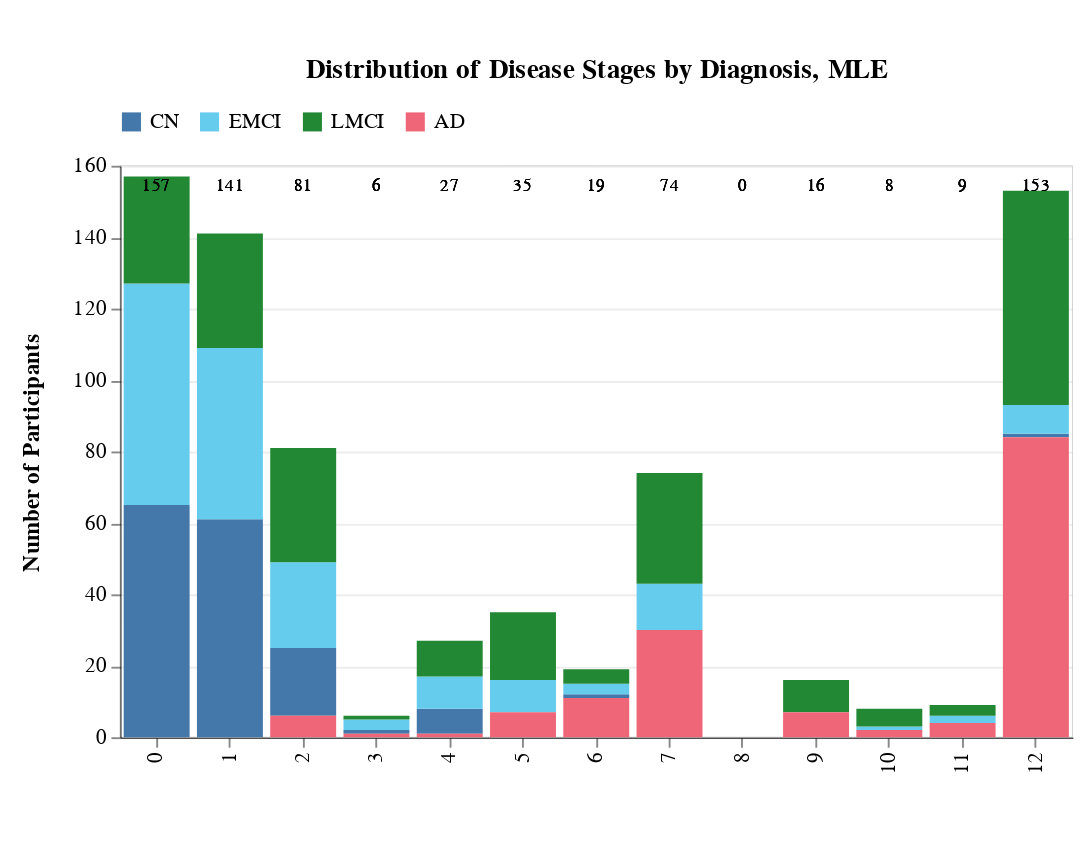

Source (notebook cell):
### Markdown cell above
## MLE

### Code cell
mle_stages, ml_stages_plot, mle_runtime = get_ml_stages_and_plot('mle')
ml_stages_plot

### Figure 1 — Vega-Lite specification as saved in the notebook (floating-point values rounded to 4 significant figures)
{"config": {"view": {"continuousWidth": 300, "continuousHeight": 300, "stroke": "lightgray", "strokeWidth": 0.5}, "axis": {"domain": true, "domainColor": "black", "domainWidth": 0.5, "grid": true, "gridColor": "lightgray", "gridOpacity": 0.3, "labelColor": "black", "labelFont": "Arial", "titleColor": "black", "titleFont": "Arial"}}, "layer": [{"mark": {"type": "bar"}, "encoding": {"color": {"field": "Diagnosis", "legend": {"columns": 4, "direction": "horizontal", "labelFontSize": 11, "orient": "top", "symbolSize": 100, "title": null}, "scale": {"domain": ["CN", "EMCI", "LMCI", "AD"], "range": ["#4477AA", "#66CCEE", "#228833", "#EE6677"]}, "type": "nominal"}, "order": {"field": "Diagnosis", "sort": "ascending", "type": "nominal"}, "tooltip": [{"field": "Stage", "title": "Stage", "type": "ordinal"}, {"field": "Diagnosis", "title": "Diagnosis", "type": "nominal"}, {"field": "Count", "title": "Count", "type": "quantitative"}, {"field": "Percentage", "format": ".1%", "title": "Percentage", "type": "quantitative"}], "x": {"axis": {"grid": false, "labelFontSize": 11, "titleFont": "Arial", "titleFontSize": 12, "titlePadding": 15}, "field": "Stage", "title": "", "type": "ordinal"}, "y": {"axis": {"grid": true, "gridOpacity": 0.4, "labelFontSize": 11, "titleFont": "Arial", "titleFontSize": 12, "titlePadding": 15}, "field": "Count", "title": "Number of Participants", "type": "quantitative"}}, "title": {"text": "Distribution of Disease Stages by Diagnosis, MLE", "anchor": "middle", "fontSize": 14, "dy": -10}}, {"mark": {"type": "text", "align": "center", "baseline": "bottom", "dy": -5, "fontSize": 9}, "encoding": {"text": {"field": "Total", "format": ",d", "type": "quantitative"}, "tooltip": [{"field": "Stage", "title": "Stage", "type": "ordinal"}, {"field": "Total", "format": ",d", "title": "Total Sample Size", "type": "quantitative"}], "x": {"field": "Stage", "type": "ordinal"}, "y": {"value": 20}}, "title": {"text": "Distribution of Disease Stages by Diagnosis, MLE", "anchor": "middle", "fontSize": 14, "dy": -10}}], "data": {"name": "data-d7887966ca459349e274282198df0cf7"}, "height": 300, "padding": {"left": 10, "top": 30, "right": 10, "bottom": 40}, "width": 500, "$schema": "https://vega.github.io/schema/vega-lite/v5.20.1.json", "datasets": {"data-d7887966ca459349e274282198df0cf7": [{"Stage": 0, "Diagnosis": "CN", "Count": 65, "Total": 157, "Percentage": 0.414}, {"Stage": 0, "Diagnosis": "EMCI", "Count": 62, "Total": 157, "Percentage": 0.3949}, {"Stage": 0, "Diagnosis": "LMCI", "Count": 30, "Total": 157, "Percentage": 0.1911}, {"Stage": 0, "Diagnosis": "AD", "Count": 0, "Total": 157, "Percentage": 0.0}, {"Stage": 1, "Diagnosis": "CN", "Count": 61, "Total": 141, "Percentage": 0.4326}, {"Stage": 1, "Diagnosis": "EMCI", "Count": 48, "Total": 141, "Percentage": 0.3404}, {"Stage": 1, "Diagnosis": "LMCI", "Count": 32, "Total": 141, "Percentage": 0.227}, {"Stage": 1, "Diagnosis": "AD", "Count": 0, "Total": 141, "Percentage": 0.0}, {"Stage": 2, "Diagnosis": "CN", "Count": 19, "Total": 81, "Percentage": 0.2346}, {"Stage": 2, "Diagnosis": "EMCI", "Count": 24, "Total": 81, "Percentage": 0.2963}, {"Stage": 2, "Diagnosis": "LMCI", "Count": 32, "Total": 81, "Percentage": 0.3951}, {"Stage": 2, "Diagnosis": "AD", "Count": 6, "Total": 81, "Percentage": 0.07407}, {"Stage": 3, "Diagnosis": "CN", "Count": 1, "Total": 6, "Percentage": 0.1667}, {"Stage": 3, "Diagnosis": "EMCI", "Count": 3, "Total": 6, "Percentage": 0.5}, {"Stage": 3, "Diagnosis": "LMCI", "Count": 1, "Total": 6, "Percentage": 0.1667}, {"Stage": 3, "Diagnosis": "AD", "Count": 1, "Total": 6, "Percentage": 0.1667}, {"Stage": 4, "Diagnosis": "CN", "Count": 7, "Total": 27, "Percentage": 0.2593}, {"Stage": 4, "Diagnosis": "EMCI", "Count": 9, "Total": 27, "Percentage": 0.3333}, {"Stage": 4, "Diagnosis": "LMCI", "Count": 10, "Total": 27, "Percentage": 0.3704}, {"Stage": 4, "Diagnosis": "AD", "Count": 1, "Total": 27, "Percentage": 0.03704}, {"Stage": 5, "Diagnosis": "CN", "Count": 0, "Total": 35, "Percentage": 0.0}, {"Stage": 5, "Diagnosis": "EMCI", "Count": 9, "Total": 35, "Percentage": 0.2571}, {"Stage": 5, "Diagnosis": "LMCI", "Count": 19, "Total": 35, "Percentage": 0.5429}, {"Stage": 5, "Diagnosis": "AD", "Count": 7, "Total": 35, "Percentage": 0.2}, {"Stage": 6, "Diagnosis": "CN", "Count": 1, "Total": 19, "Percentage": 0.05263}, {"Stage": 6, "Diagnosis": "EMCI", "Count": 3, "Total": 19, "Percentage": 0.1579}, {"Stage": 6, "Diagnosis": "LMCI", "Count": 4, "Total": 19, "Percentage": 0.2105}, {"Stage": 6, "Diagnosis": "AD", "Count": 11, "Total": 19, "Percentage": 0.5789}, {"Stage": 7, "Diagnosis": "CN", "Count": 0, "Total": 74, "Percentage": 0.0}, {"Stage": 7, "Diagnosis": "EMCI", "Count": 13, "Total": 74, "Percentage": 0.1757}, {"Stage": 7, "Diagnosis": "LMCI", "Count": 31, "Total": 74, "Percentage": 0.4189}, {"Stage": 7, "Diagnosis": "AD", "Count": 30, "Total": 74, "Percentage": 0.4054}, {"Stage": 8, "Diagnosis": "CN", "Count": 0, "Total": 0, "Percentage": null}, {"Stage": 8, "Diagnosis": "EMCI", "Count": 0, "Total": 0, "Percentage": null}, {"Stage": 8, "Diagnosis": "LMCI", "Count": 0, "Total": 0, "Percentage": null}, {"Stage": 8, "Diagnosis": "AD", "Count": 0, "Total": 0, "Percentage": null}, {"Stage": 9, "Diagnosis": "CN", "Count": 0, "Total": 16, "Percentage": 0.0}, {"Stage": 9, "Diagnosis": "EMCI", "Count": 0, "Total": 16, "Percentage": 0.0}, {"Stage": 9, "Diagnosis": "LMCI", "Count": 9, "Total": 16, "Percentage": 0.5625}, {"Stage": 9, "Diagnosis": "AD", "Count": 7, "Total": 16, "Percentage": 0.4375}, {"Stage": 10, "Diagnosis": "CN", "Count": 0, "Total": 8, "Percentage": 0.0}, {"Stage": 10, "Diagnosis": "EMCI", "Count": 1, "Total": 8, "Percentage": 0.125}, {"Stage": 10, "Diagnosis": "LMCI", "Count": 5, "Total": 8, "Percentage": 0.625}, {"Stage": 10, "Diagnosis": "AD", "Count": 2, "Total": 8, "Percentage": 0.25}, {"Stage": 11, "Diagnosis": "CN", "Count": 0, "Total": 9, "Percentage": 0.0}, {"Stage": 11, "Diagnosis": "EMCI", "Count": 2, "Total": 9, "Percentage": 0.2222}, {"Stage": 11, "Diagnosis": "LMCI", "Count": 3, "Total": 9, "Percentage": 0.3333}, {"Stage": 11, "Diagnosis": "AD", "Count": 4, "Total": 9, "Percentage": 0.4444}, {"Stage": 12, "Diagnosis": "CN", "Count": 1, "Total": 153, "Percentage": 0.006536}, {"Stage": 12, "Diagnosis": "EMCI", "Count": 8, "Total": 153, "Percentage": 0.05229}, {"Stage": 12, "Diagnosis": "LMCI", "Count": 60, "Total": 153, "Percentage": 0.3922}, {"Stage": 12, "Diagnosis": "AD", "Count": 84, "Total": 153, "Percentage": 0.549}]}}
